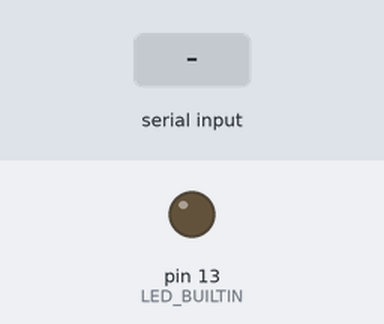
Recording of a sketch running on a simulated Arduino Uno, built with avr-gcc and run on an emulated ATmega328P. Parts: output pins drawn as LEDs (lit = HIGH). Dashed ring = blinking. The test bench sets the inputs (shaded band).

Above: at 1.2 s.
1.3 s: byte 30 received over Serial
At 1.4 s:
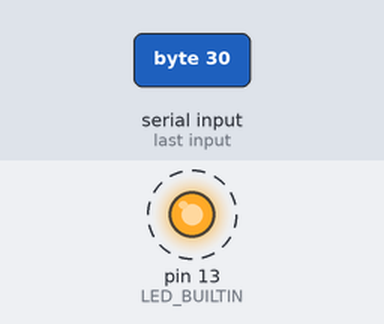
Timing chart, 0 to 4.3 s (numbered marks = the images above; inputs shaded):
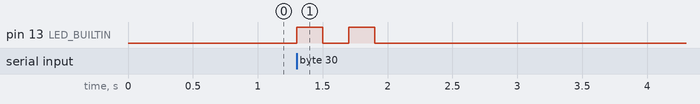

The sketch:

depokod_arduino.ino
```cpp
/*
  Depokod arduino example
  blink led twice after receiver something from serial
*/

void setup() {
  pinMode(LED_BUILTIN, OUTPUT);
  Serial.begin(9600);
}
void loop() {
  if(Serial.available() > 0) {
    int character = Serial.read();

    digitalWrite(LED_BUILTIN, HIGH);
    delay(200);
    digitalWrite(LED_BUILTIN, LOW);
    delay(200);
    digitalWrite(LED_BUILTIN, HIGH);
    delay(200);
    digitalWrite(LED_BUILTIN, LOW);
  }
}
```

Measured:
- after the input at 1.3 s, pin 13 (LED_BUILTIN): alternates HIGH for 0.20 s and LOW for 0.20 s, 4 changes in all, then stays LOW, starting at once
